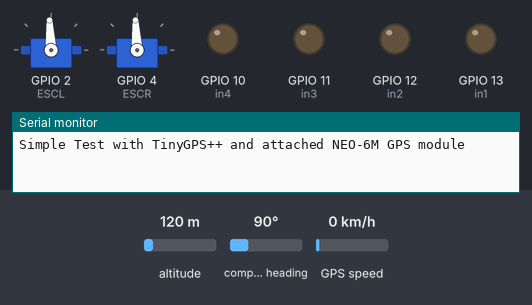
Bench run of a program on a simulated ESP32. Shown: 2 × servo, output pins drawn as LEDs (lit = HIGH), the last lines printed to the serial monitor. Wiring (inferred from the names in the program): HMC5883L compass at I2C address 0x1E. The test bench sets the inputs (shaded band); at power-on: compass heading 90°, altitude 120 m, GPS speed 0 km/h. The GPS gets a fix after 3 s at 37.7749, -122.4194 with 8 satellites.

Above: at 0.0 s.
At 1.5 s:
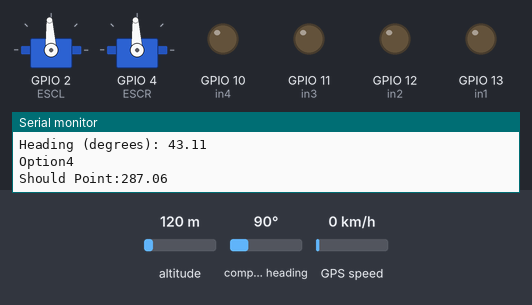
1.6 s: compass heading set to 269°
Timing chart, 0 to 13.8 s (numbered marks = the images above; inputs shaded):
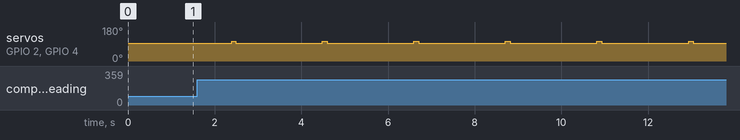

Measured:
- by itself, servo on GPIO 2 (ESCL), servo on GPIO 4 (ESCR): alternates 105° for 0.11 s and 93° for 2.0 s

The program:

main.cpp
```cpp
#include <Arduino.h>
#include <TinyGPSPlus.h>
#include <SoftwareSerial.h>
#include <Wire.h>
#include <ESP32Servo.h>
#include <Adafruit_Sensor.h>
#include <Adafruit_HMC5883_U.h>
#define address 0x1E //0011110b, I2C 7bit address of HMC5883
//#include <LiquidCrystal.h>           //Load Liquid Crystal Library
//LiquidCrystal LCD(6, 7, 5, 4, 3, 2); //Create Liquid Crystal Object called LCD
Servo ESCL, ESCR;

static const int RXPin = 16, TXPin = 17;
static const uint32_t GPSBaud = 57600;

double latitude;
double longitude;

static double waypoint[] = {
    46.609201,
    14.305195,
    46.608943,
    14.305204,
    46.609015,
    14.306148,
    46.609305,
    14.306128,
    46.609201,
    14.305195,
};
double finalX = waypoint[0];
double finalY = waypoint[1];

double finalX2 = waypoint[2];
double finalY2 = waypoint[3];

double finalX3 = waypoint[4];
double finalY3 = waypoint[5];

double finalX4 = waypoint[6];
double finalY4 = waypoint[7];

double finalX5 = waypoint[8];
double finalY5 = waypoint[9];

int cnt = 0;
int x, y, z;
long xx, yy, zz;

int count = 1;
double pointing;
double shouldPoint;

int in4 = 10;
int in3 = 11;
int in2 = 12;
int in1 = 13;

// Assign a Uniquej ID to the HMC5883 Compass Sensor
Adafruit_HMC5883_Unified mag = Adafruit_HMC5883_Unified(12345);

// The TinyGPS++ object
TinyGPSPlus gps;

// The serial connection to the NEO-6m GPS module
SoftwareSerial ss(RXPin, TXPin);

void displaySensorDetails(void)
{
  sensor_t sensor;
  mag.getSensor(&sensor);
  Serial.println("------------------------------------");
  Serial.print("Sensor:       ");
  Serial.println(sensor.name);
  Serial.print("Driver Ver:   ");
  Serial.println(sensor.version);
  Serial.print("Unique ID:    ");
  Serial.println(sensor.sensor_id);
  Serial.print("Max Value:    ");
  Serial.print(sensor.max_value);
  Serial.println(" uT");
  Serial.print("Min Value:    ");
  Serial.print(sensor.min_value);
  Serial.println(" uT");
  Serial.print("Resolution:   ");
  Serial.print(sensor.resolution);
  Serial.println(" uT");
  Serial.println("------------------------------------");
  Serial.println("");
  delay(100);
}

void setup()
{
  Serial.begin(9600);
  ss.begin(GPSBaud);

  pinMode(in1, OUTPUT);
  pinMode(in2, OUTPUT);
  pinMode(in3, OUTPUT);
  pinMode(in4, OUTPUT);

  ESCL.attach(2);
  ESCR.attach(4);
  ESCL.writeMicroseconds(1500);
  ESCR.writeMicroseconds(1500);

  /*  LCD.begin(16, 2);         //Tell Arduino to start your 16 column 2 row LCD
  LCD.setCursor(0, 0);      //Set LCD cursor to upper left corner, column 0, row 0
  LCD.print("Starting :D"); //Print Message on First Row
  LCD.setCursor(0, 1);      //Set LCD cursor to upper left corner, column 0, row 0
  LCD.print("Starting :D"); //Print Message on First Row
*/
  Serial.println(F("Simple Test with TinyGPS++ and attached NEO-6M GPS module"));
  Serial.print(F("Testing TinyGPS++ library v. "));
  Serial.println(TinyGPSPlus::libraryVersion());
  Serial.println();
  displaySensorDetails();

  Wire.begin();
  Wire.beginTransmission(address); //open communication with HMC5883
  Wire.write(0x02);                //select mode register
  Wire.write(0x00);                //continuous measurement mode
  Wire.endTransmission();
}
void multiplePoint(double a1, double b1, double a2, double b2, double a3, double b3, double a4, double b4, double a5, double b5);
void fromPointToPoint(double x, double y, double a, double b);
void turnDegrees(double x, double y, double a, double b);
void turnToWhichSide(double x, double a);
void displayGpsInfo();
void lcdclear();
void calcDist(double x, double y, double a, double b);
void displayCompassInfo();
void backward();
void forward();
void stopTheEngine();
void left();
void right();

void loop()
{
  while (ss.available() > 0)
  {
    if (gps.encode(ss.read()))
    {
      Serial.println("");
      displayGpsInfo();
      lcdclear();
      //multiplePoint(finalX, finalY, finalX2, finalY2, finalX3, finalY3);
      multiplePoint(finalX, finalY, finalX2, finalY2, finalX3, finalY3, finalX4, finalY4, finalX5, finalY5);
    }
  }
}

void multiplePoint(double a1, double b1, double a2, double b2, double a3, double b3, double a4, double b4, double a5, double b5)
{
  if (count == 1)
  {
    fromPointToPoint(latitude, longitude, a1, b1);
    //   LCD.setCursor(0, 0); //Set LCD cursor to upper left corner, column 0, row 0
    //   LCD.print("->1st");
  }
  else if (count == 2)
  {
    fromPointToPoint(latitude, longitude, a2, b2);
    //   LCD.setCursor(0, 0); //Set LCD cursor to upper left corner, column 0, row 0
    //  LCD.print("->2nd");
  }
  else if (count == 3)
  {
    fromPointToPoint(latitude, longitude, a3, b3);
    //   LCD.setCursor(0, 0); //Set LCD cursor to upper left corner, column 0, row 0
    //  LCD.print("->3rd");
  }
  else if (count == 4)
  {
    fromPointToPoint(latitude, longitude, a4, b4);
    //  LCD.setCursor(0, 0); //Set LCD cursor to upper left corner, column 0, row 0
    //  LCD.print("->4rd");
  }
  else if (count == 5)
  {
    fromPointToPoint(latitude, longitude, a5, b5);
    //  LCD.setCursor(0, 0); //Set LCD cursor to upper left corner, column 0, row 0
    //  LCD.print("->5rd");
  }
  else
    stopTheEngine();
}

void fromPointToPoint(double x, double y, double a, double b)
{
  if (x < a + 0.0000096 && x > a - 0.0000096 && y < b + 0.0000096 && y > b - 0.0000096)
  { //is the car at the fin.dest?
    count++;
  }
  else
  {
    turnDegrees(x, y, a, b); //calculates/thinks where the car should point
    Serial.print("Should Point:");
    Serial.print(shouldPoint);
    Serial.println("");

    /*   LCD.setCursor(0, 1); //Set LCD cursor to upper left corner, column 0, row 0
    LCD.print("tH:");
    LCD.print(shouldPoint);

    LCD.setCursor(8, 1); //Set LCD cursor to upper left corner, column 0, row 0
    LCD.print("cH:");
    LCD.print(pointing);
*/
    calcDist(x, y, a, b);

    if (pointing > shouldPoint - 20 && pointing < shouldPoint + 20)
    { //is it already pointing at that point?
      forward();
      Serial.println("Matching/Just go fwd");
    }
    else
    {
      turnToWhichSide(pointing, shouldPoint); //look the fin.dest way
      Serial.println("Need to turn");
    }
  }
}

void turnDegrees(double x, double y, double a, double b)
{ //calculated where the car should point
  double num1 = double(fabs(x));
  double num2 = double(fabs(y));
  double num3 = double(fabs(a));
  double num4 = double(fabs(b));

  Serial.println("");
  if (x < a && y < b)
  { // top right
    Serial.println("Option4");
    shouldPoint = 270 + (atan2(fabs(num4 - num2), fabs(num3 - num1)) * 180.0 / 3.14159265);
  }
  else if (x < a && b < y)
  { // top left
    Serial.println("Option1");
    shouldPoint = 90.0 - (atan2(fabs(num4 - num2), fabs(num3 - num1)) * 180.0 / 3.14159265);
  }
  else if (a < x && b < y)
  { // bottom left
    Serial.println("Option2");
    shouldPoint = 180.0 - (atan2(fabs(num3 - num1), fabs(num4 - num2)) * 180.0 / 3.14159265);
  }
  else if (a < x && y < b)
  { //bottom right
    Serial.println("Option3");
    shouldPoint = 180.0 + (atan2(fabs(num3 - num1), fabs(num4 - num2)) * 180.0 / 3.14159265);
  }
  else
  {
    Serial.println("No Option");
  }
}

void turnToWhichSide(double x, double a)
{ //calculates turning to which side is the shortest
  if (180 < x)
  {
    if (x - 180 < a && a < x)
    {
      right();
      forward();
      Serial.println("Testing: Turn 1RIGHT");
    }
    else
    {
      left();
      forward();
      Serial.println("Testing: Turn 1LEFT");
    }
  }
  else
  { //right
    if (x + 180 > a && a > x)
    {
      left();
      forward();
      Serial.println("Testing: Turn 2LEFT");
    }
    else
    {
      right();
      forward();
      Serial.println("Testing: Turn 2RIGHT");
    }
  }
}

void calcDist(double x, double y, double a, double b)
{
  double num1 = double(fabs(x));
  double num2 = double(fabs(y));
  double num3 = double(fabs(a));
  double num4 = double(fabs(b));

  //Each degree of  latitudeX is approximately 69 miles=111.045 kilometers=4,371,840 Inches=4,371,850.393701 Inches=364320ft
  //Each degree of longitudeY is approximately 69.172 miles=111.321543 kilometers=4382737.913386inches=365228.16ft
  double xDiff = double(fabs(num1 - num3)); //long
  double yDiff = double(fabs(num2 - num4)); //lat
  //now to inches
  xDiff = xDiff * 364320;
  yDiff = yDiff * 365228.16;
  double dist = sqrt(xDiff * xDiff + yDiff * yDiff);
  // LCD.setCursor(8, 0); //Set LCD cursor to upper left corner, column 0, row 0
  //LCD.print(dist);
  // LCD.print("ft");
}

void lcdclear()
{
  /* LCD.setCursor(0, 0); //Set LCD cursor to upper left corner, column 0, row 0
  LCD.print("                 ");
  LCD.setCursor(0, 1); //Set LCD cursor to upper left corner, column 0, row 0
  LCD.print("                 ");
*/
}

void displayGpsInfo()
{
  ss.begin(GPSBaud);
  ///////////////////////////////////////////////////////////////////////////////////////////////////////
  //Prints the location if lat-lng information was recieved
  Serial.print(F("Location: "));
  if (gps.location.isValid())
  {
    Serial.print(gps.location.lat(), 12);
    latitude = gps.location.lat();
    Serial.print(F(","));
    Serial.print(gps.location.lng(), 12);
    longitude = gps.location.lng();
  }
  // prints invalid if no information was recieved in regards to location.
  else
  {
    Serial.print(F("INVALID"));
  }

  ///////////////////////////////////////////////////////////////////////////////////////////////////////
  // prints the recieved GPS module date if it was decoded in a valid response.
  Serial.print(F("  Date/Time: "));
  if (gps.date.isValid())
  {
    Serial.print(gps.date.month());
    Serial.print(F("/"));
    Serial.print(gps.date.day());
    Serial.print(F("/"));
    Serial.print(gps.date.year());
  }
  else
  {
    // prints invalid otherwise.
    Serial.print(F("INVALID"));
  }

  ///////////////////////////////////////////////////////////////////////////////////////////////////////
  // prints the recieved GPS module time if it was decoded in a valid response.
  Serial.print(F(" "));
  if (gps.time.isValid())
  {
    if (gps.time.hour() < 10)
      Serial.print(F("0"));
    Serial.print(gps.time.hour());
    Serial.print(F(":"));
    if (gps.time.minute() < 10)
      Serial.print(F("0"));
    Serial.print(gps.time.minute());
    Serial.print(F(":"));
    if (gps.time.second() < 10)
      Serial.print(F("0"));
    Serial.print(gps.time.second());
    Serial.print(F("."));
    if (gps.time.centisecond() < 10)
      Serial.print(F("0"));
    Serial.print(gps.time.centisecond());
  }
  else
  {
    // Print invalid otherwise.
    Serial.print(F("INVALID"));
  }
  ///////////////////////////////////////////////////////////////////////////////////////////////////////
  displayCompassInfo();
}

void displayCompassInfo()
{
  /* Get a new sensor event */
  sensors_event_t event;
  mag.getEvent(&event);

  /* Display the results (magnetic vector values are in micro-Tesla (uT)) */
  //    Serial.print("X: "); Serial.print(event.magnetic.x); Serial.print("  ");
  //    Serial.print("Y: "); Serial.print(event.magnetic.y); Serial.print("  ");
  //    Serial.print("Z: "); Serial.print(event.magnetic.z); Serial.print("  "); Serial.println("uT");
  //
  // Hold the module so that Z is pointing 'up' and you can measure the heading with x&y
  // Calculate heading when the magnetometer is level, then correct for signs of axis.
  float heading = atan2(event.magnetic.y, event.magnetic.x);

  float declinationAngle = 0.22;
  heading += declinationAngle;

  // Correct for when signs are reversed.
  if (heading < 0)
    heading += 2 * PI;

  // Check for wrap due to addition of declination.
  if (heading > 2 * PI)
    heading -= 2 * PI;

  // Convert radians to degrees for readability.
  float headingDegrees = heading * 180 / 3.14159265;

  double a = 214.2;
  double b = 264.0;
  double c = 321.0;
  double d = 360.0;

  if (headingDegrees < a)
    headingDegrees *= (90.0 / a);
  else if (headingDegrees >= a && headingDegrees < b)
    headingDegrees = 90.0 + (headingDegrees - a) * (90.0 / (b - a));
  else if (headingDegrees >= b && headingDegrees < c)
    headingDegrees = 180.0 + (headingDegrees - b) * (90.0 / (c - b));
  else if (headingDegrees >= c && headingDegrees < d)
    headingDegrees = 270.0 + (headingDegrees - c) * (90.0 / (d - c));

  Serial.println("");
  Serial.print("Heading (degrees): ");
  Serial.print(headingDegrees);
  pointing = headingDegrees;
}

void stopTheEngine()
{
  ESCL.writeMicroseconds(1500);
  ESCR.writeMicroseconds(1500);
}

void forward()
{
  stopTheEngine();
  delay(1000);
  ESCL.writeMicroseconds(1630);
  ESCR.writeMicroseconds(1630);
}

void left()
{
  stopTheEngine();
  delay(1000);
  ESCL.writeMicroseconds(1500);
  ESCR.writeMicroseconds(1630);
}

void right()
{
  stopTheEngine();
  delay(1000);
  ESCL.writeMicroseconds(1630);
  ESCR.writeMicroseconds(1500);
}
```
